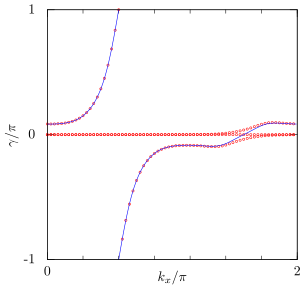

Reproduce this figure in gnuplot.
unset multiplot
reset
eval setdef('tex','0')

output='hof-wannier'
if (tex == 1) {
  set lmargin at screen 0
  set rmargin at screen 1
  set bmargin at screen 0
  set tmargin at screen 1
  set term lua tikz standalone createstyle size 2.5in,2.5in  #fontscale 0.6
  set output output.'.tex'
}

fn='wannier'
dat=fn.'.dat'
#edge='erg_edge.dat'
#par=fn.'.par'
#load par

###
# do stuff
q=7
set xlabel '$k_x/\pi$' offset first 0,first 0.1
set xtics 0,2
set xrange [0:2]
set mxtics q
set ylabel '$\gamma/\pi$'
set yrange [-1:1]
set ytics -1,1

p for [i=1:3] dat every 4 u ($2/pi):(column(i*2 + 5)/pi) w p lt 1 pt 6 ps 0.5 notit, \
'' u ($2/pi):($4/pi - 2*$5) w l lc 3 lt 1 lw 1 notit, \
  '' u ($2/pi):($4/pi - 2*$5 - 2) w l lc 3 lt 1 lw 1 notit

#
###

if (tex == 1){
  unset output
  set term qt
  build = buildtex(output)
  print '"eval build" to build and preview'
} else {
  #print "press enter to continue"
  #pause -1
}
